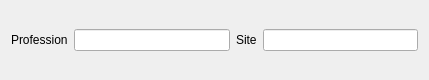
<?xml version="1.0" encoding="UTF-8"?>
<ui version="4.0">
 <class>BaseWidgets::Internal::BaseFormWidget</class>
 <widget class="QWidget" name="BaseWidgets::Internal::BaseFormWidget">
  <property name="geometry">
   <rect>
    <x>0</x>
    <y>0</y>
    <width>429</width>
    <height>80</height>
   </rect>
  </property>
  <property name="windowTitle">
   <string/>
  </property>
  <layout class="QGridLayout" name="gridLayout">
   <item row="0" column="1">
    <widget class="QLineEdit" name="profEdit"/>
   </item>
   <item row="0" column="3">
    <widget class="QLineEdit" name="profSiteEdit"/>
   </item>
   <item row="0" column="0">
    <widget class="QLabel" name="profLabel">
     <property name="text">
      <string>Profession</string>
     </property>
    </widget>
   </item>
   <item row="0" column="2">
    <widget class="QLabel" name="profSiteLabel">
     <property name="text">
      <string>Site</string>
     </property>
    </widget>
   </item>
  </layout>
 </widget>
 <resources/>
 <connections/>
</ui>
